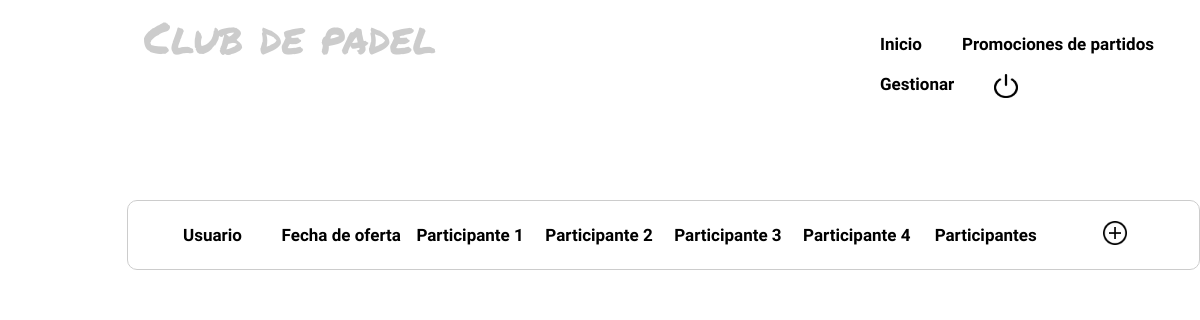
Page /controllers/PromocionPartido_Controller.php (signed in) on the earlier database version.
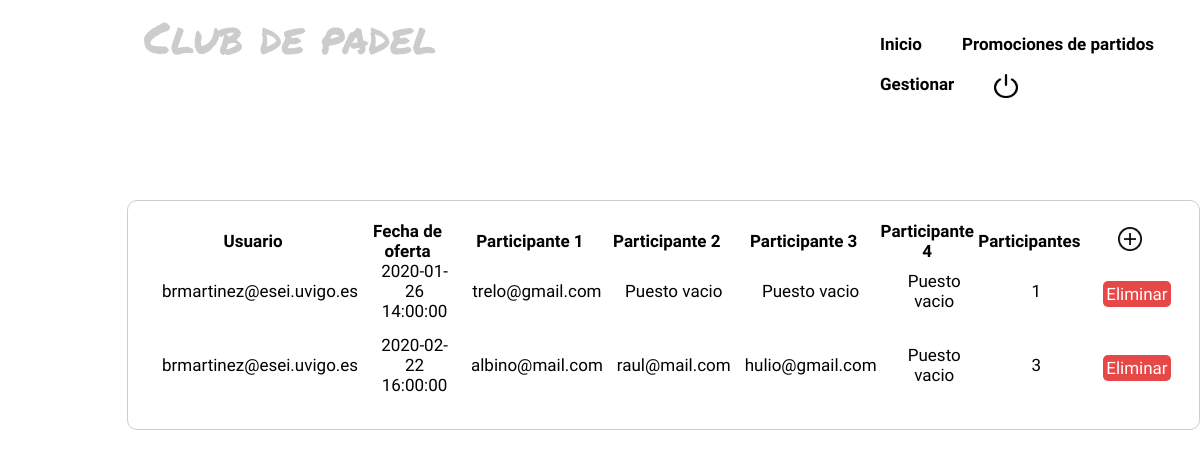
Same page on the later database version.
### tables this page shows
CREATE TABLE `oferprompartidos` (
  `email` varchar(50) NOT NULL,
  `fecha` datetime NOT NULL,
  `partic1` varchar(50) NOT NULL,
  `partic2` varchar(50) NOT NULL,
  `partic3` varchar(50) NOT NULL,
  `partic4` varchar(50) NOT NULL,
  `numpart` int(1) NOT NULL,
  `tipo` char(4) NOT NULL
);

### controllers/PromocionPartido_Controller.php (called while the page is built, shortened)
<?php
include '../models/OferPromPartido_Model.php';
include '../views/PromocionPartido_Showall_View.php';
switch ($_REQUEST['action']){
  default:
    $PROMOCIONPARTIDO = new OferPromPartidoModel('', '', '', '', '', '', '', 'PROM');
    $datos = $PROMOCIONPARTIDO->SEARCH();
    new PromocionPartidoShowallView($datos);
    break;
}
?>

### models/OferPromPartido_Model.php (called while the page is built, shortened)
<?php
class OferPromPartidoModel{
  var $email;
  var $fecha;
  var $partic1;
  var $partic2;
  var $partic3;
  var $partic4;
  var $numpart;
  var $tipo;
  var $mysqli;
  function __construct($email, $fecha, $partic1, $partic2, $partic3, $partic4, $numpart, $tipo){
    $this->email = $email;
    $this->fecha = $fecha;
    $this->partic1 = $partic1;
    $this->partic2 = $partic2;
    $this->partic3 = $partic3;
    $this->partic4 = $partic4;
    $this->numpart = $numpart;
    $this->tipo = $tipo;
    include_once '../functions/BdAdmin.php';
    $this->mysqli=ConectarBD();
  }
  function SEARCH(){
    $fechaActual = date("Y/m/d H:i:s");
    $sql = "SELECT * FROM oferprompartidos WHERE(email LIKE '%$this->email%'
                                                AND fecha LIKE '%$this->fecha%'
                                                AND partic1 LIKE '%$this->partic1%'
                                                AND partic2 LIKE '%$this->partic2%'
                                                AND partic3 LIKE '%$this->partic3%'
                                                AND partic4 LIKE '%$this->partic4%'
                                                AND numpart LIKE '%$this->numpart%'
                                                AND tipo LIKE '%$this->tipo%'
                                                AND TIMESTAMPDIFF(hour, fecha, '$fechaActual') < -12)";
    if(!($resultado=$this->mysqli->query($sql))){
      return 'Error en la consulta a la base de datos';
    }else{
      return $resultado;
    }
  }
}
 ?>

### functions/BdAdmin.php (called while the page is built, shortened)
<?php
function ConectarBD()
	{
	    $mysqli = new mysqli("localhost", "root", "", "abp23");
		return $mysqli;
	}
?>

### views/PromocionPartido_Showall_View.php (the view, shortened to what this page needs)
<?php
  class PromocionPartidoShowallView{
    function __construct($datos){
      $this->render($datos);
    }
    function render($datos){
      include "../views/Header.php";
 ?>
<table class="tablaPromocion">
        <tr id="letraPromocion">
            <th>Usuario</th>
            <th>Fecha de oferta</th>
            <th>Participante 1</th>
            <th>Participante 2</th>
            <th>Participante 3</th>
            <th>Participante 4</th>
            <th>Participantes</th>
            <th>
              <div>
                <a href="../controllers/PromocionPartido_Controller.php?action=ADD" action="ADD" id = "añadirPromocion"><img src="../img/añadir.png" width="24px" height="24px" ></a>
              </div>
            </th>
        </tr>
<?php
  while($fila = mysqli_fetch_array($datos)){
?>
<tr class="usuariosVisibles">
    <td><?php echo $fila['email']?> </td>
    <td><?php echo $fila['fecha']?> </td>
    <td><?php echo $fila['partic1']?> </td>
    <td><?php echo $fila['partic2']?> </td>
    <td><?php echo $fila['partic3']?> </td>
    <td><?php echo $fila['partic4']?> </td>
    <td><?php echo $fila['numpart']?> </td>
    <td> <form action="../controllers/PromocionPartido_Controller.php" name ='DELETE'>
            <button class="botonEliminar" name = "action" value = "DELETE">Eliminar</button>
            </form>
    </td>
</tr>
<?php
       }
       ?>
   </table>
<?php
       include "../views/Footer.php";
   }
}
?>

Differences in the rows shown:
added oferprompartidos: email "brmartinez@esei.uvigo.es", fecha "2020-01-26 14:00:00", partic1 "trelo@gmail.com", partic2 "Puesto vacio", partic3 "Puesto vacio", partic4 "Puesto vacio", numpart "1"
added oferprompartidos: email "brmartinez@esei.uvigo.es", fecha "2020-02-22 16:00:00", partic1 "albino@mail.com", partic2 "raul@mail.com", partic3 "hulio@gmail.com", partic4 "Puesto vacio", numpart "3"
